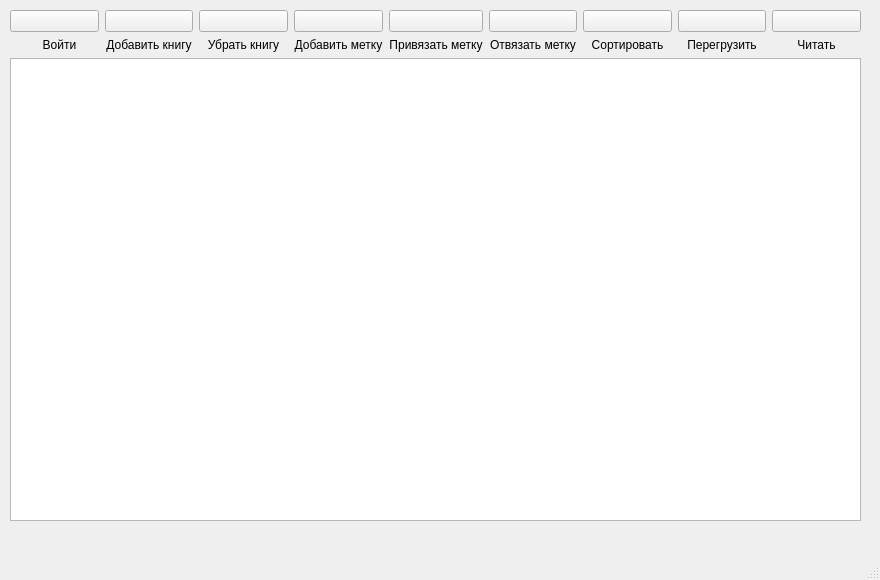
<?xml version="1.0" encoding="UTF-8"?>
<ui version="4.0">
 <class>MainWindow</class>
 <widget class="QMainWindow" name="MainWindow">
  <property name="geometry">
   <rect>
    <x>0</x>
    <y>0</y>
    <width>880</width>
    <height>580</height>
   </rect>
  </property>
  <property name="windowTitle">
   <string>Домашняя библиотека</string>
  </property>
  <property name="windowIcon">
   <iconset>
    <normaloff>../../../Downloads/Books_icon-icons.com_76879.png</normaloff>../../../Downloads/Books_icon-icons.com_76879.png</iconset>
  </property>
  <widget class="QWidget" name="centralwidget">
   <widget class="QWidget" name="layoutWidget">
    <property name="geometry">
     <rect>
      <x>10</x>
      <y>10</y>
      <width>851</width>
      <height>511</height>
     </rect>
    </property>
    <layout class="QVBoxLayout" name="verticalLayout_5">
     <item>
      <layout class="QGridLayout" name="gridLayout">
       <item row="1" column="1">
        <widget class="QPushButton" name="AddBook">
         <property name="text">
          <string/>
         </property>
         <property name="icon">
          <iconset>
           <normaloff>../../../Downloads/add-book_icon-icons.com_71795.png</normaloff>../../../Downloads/add-book_icon-icons.com_71795.png</iconset>
         </property>
         <property name="iconSize">
          <size>
           <width>32</width>
           <height>32</height>
          </size>
         </property>
        </widget>
       </item>
       <item row="2" column="1">
        <widget class="QLabel" name="AddBookLabel">
         <property name="text">
          <string>Добавить книгу</string>
         </property>
         <property name="alignment">
          <set>Qt::AlignCenter</set>
         </property>
        </widget>
       </item>
       <item row="2" column="9">
        <widget class="QLabel" name="ReadBookLabel">
         <property name="text">
          <string>Читать</string>
         </property>
         <property name="alignment">
          <set>Qt::AlignCenter</set>
         </property>
        </widget>
       </item>
       <item row="2" column="0">
        <widget class="QLabel" name="LoginLabel">
         <property name="text">
          <string>   Войти</string>
         </property>
         <property name="textFormat">
          <enum>Qt::AutoText</enum>
         </property>
         <property name="scaledContents">
          <bool>false</bool>
         </property>
         <property name="alignment">
          <set>Qt::AlignCenter</set>
         </property>
        </widget>
       </item>
       <item row="1" column="0">
        <widget class="QPushButton" name="Login">
         <property name="text">
          <string/>
         </property>
         <property name="icon">
          <iconset>
           <normaloff>../../../Downloads/login-button-svgrepo-com.svg</normaloff>../../../Downloads/login-button-svgrepo-com.svg</iconset>
         </property>
         <property name="iconSize">
          <size>
           <width>32</width>
           <height>32</height>
          </size>
         </property>
        </widget>
       </item>
       <item row="2" column="7">
        <widget class="QLabel" name="SortBookLabel">
         <property name="text">
          <string>Сортировать</string>
         </property>
         <property name="alignment">
          <set>Qt::AlignCenter</set>
         </property>
        </widget>
       </item>
       <item row="1" column="7">
        <widget class="QPushButton" name="SortBook">
         <property name="text">
          <string/>
         </property>
         <property name="icon">
          <iconset>
           <normaloff>../../../Downloads/sorting+2-131964784836167350_0.svg</normaloff>../../../Downloads/sorting+2-131964784836167350_0.svg</iconset>
         </property>
         <property name="iconSize">
          <size>
           <width>32</width>
           <height>32</height>
          </size>
         </property>
        </widget>
       </item>
       <item row="1" column="9">
        <widget class="QPushButton" name="ReadBook">
         <property name="text">
          <string/>
         </property>
         <property name="icon">
          <iconset>
           <normaloff>../../../Downloads/read-book.svg</normaloff>../../../Downloads/read-book.svg</iconset>
         </property>
         <property name="iconSize">
          <size>
           <width>32</width>
           <height>32</height>
          </size>
         </property>
        </widget>
       </item>
       <item row="2" column="5">
        <widget class="QLabel" name="LinkTagLable">
         <property name="text">
          <string>Привязать метку</string>
         </property>
         <property name="alignment">
          <set>Qt::AlignCenter</set>
         </property>
        </widget>
       </item>
       <item row="1" column="3">
        <widget class="QPushButton" name="AddTag">
         <property name="text">
          <string/>
         </property>
         <property name="icon">
          <iconset>
           <normaloff>../../../Downloads/addtag.png</normaloff>../../../Downloads/addtag.png</iconset>
         </property>
         <property name="iconSize">
          <size>
           <width>32</width>
           <height>32</height>
          </size>
         </property>
        </widget>
       </item>
       <item row="1" column="2">
        <widget class="QPushButton" name="RemoveBook">
         <property name="text">
          <string/>
         </property>
         <property name="icon">
          <iconset>
           <normaloff>../../../Downloads/book-remove-button_icon-icons.com_71734.png</normaloff>../../../Downloads/book-remove-button_icon-icons.com_71734.png</iconset>
         </property>
         <property name="iconSize">
          <size>
           <width>32</width>
           <height>32</height>
          </size>
         </property>
        </widget>
       </item>
       <item row="1" column="6">
        <widget class="QPushButton" name="RemoveTag">
         <property name="text">
          <string/>
         </property>
         <property name="icon">
          <iconset>
           <normaloff>../../../Downloads/5208375_bookmark_cancel_delete_favorite_remove_icon.svg</normaloff>../../../Downloads/5208375_bookmark_cancel_delete_favorite_remove_icon.svg</iconset>
         </property>
         <property name="iconSize">
          <size>
           <width>32</width>
           <height>32</height>
          </size>
         </property>
        </widget>
       </item>
       <item row="2" column="3">
        <widget class="QLabel" name="AddTagLabel">
         <property name="text">
          <string>Добавить метку</string>
         </property>
         <property name="alignment">
          <set>Qt::AlignCenter</set>
         </property>
        </widget>
       </item>
       <item row="2" column="2">
        <widget class="QLabel" name="RemoveBookLabel">
         <property name="text">
          <string>Убрать книгу</string>
         </property>
         <property name="alignment">
          <set>Qt::AlignCenter</set>
         </property>
        </widget>
       </item>
       <item row="1" column="5">
        <widget class="QPushButton" name="LinkTag">
         <property name="text">
          <string/>
         </property>
         <property name="icon">
          <iconset>
           <normaloff>../../../Downloads/7400199.png</normaloff>../../../Downloads/7400199.png</iconset>
         </property>
         <property name="iconSize">
          <size>
           <width>32</width>
           <height>32</height>
          </size>
         </property>
        </widget>
       </item>
       <item row="2" column="6">
        <widget class="QLabel" name="RemoveTagLabel">
         <property name="text">
          <string>Отвязать метку</string>
         </property>
         <property name="alignment">
          <set>Qt::AlignCenter</set>
         </property>
        </widget>
       </item>
       <item row="1" column="8">
        <widget class="QPushButton" name="Refresh">
         <property name="text">
          <string/>
         </property>
         <property name="icon">
          <iconset>
           <normaloff>../../../Downloads/293697_refresh_icon.svg</normaloff>../../../Downloads/293697_refresh_icon.svg</iconset>
         </property>
         <property name="iconSize">
          <size>
           <width>32</width>
           <height>32</height>
          </size>
         </property>
        </widget>
       </item>
       <item row="2" column="8">
        <widget class="QLabel" name="RefreshLabel">
         <property name="text">
          <string>Перегрузить</string>
         </property>
         <property name="alignment">
          <set>Qt::AlignCenter</set>
         </property>
        </widget>
       </item>
      </layout>
     </item>
     <item>
      <widget class="QTableView" name="BookList"/>
     </item>
    </layout>
   </widget>
  </widget>
  <widget class="QMenuBar" name="menubar">
   <property name="geometry">
    <rect>
     <x>0</x>
     <y>0</y>
     <width>880</width>
     <height>21</height>
    </rect>
   </property>
  </widget>
  <widget class="QStatusBar" name="statusbar"/>
 </widget>
 <resources/>
 <connections/>
</ui>
